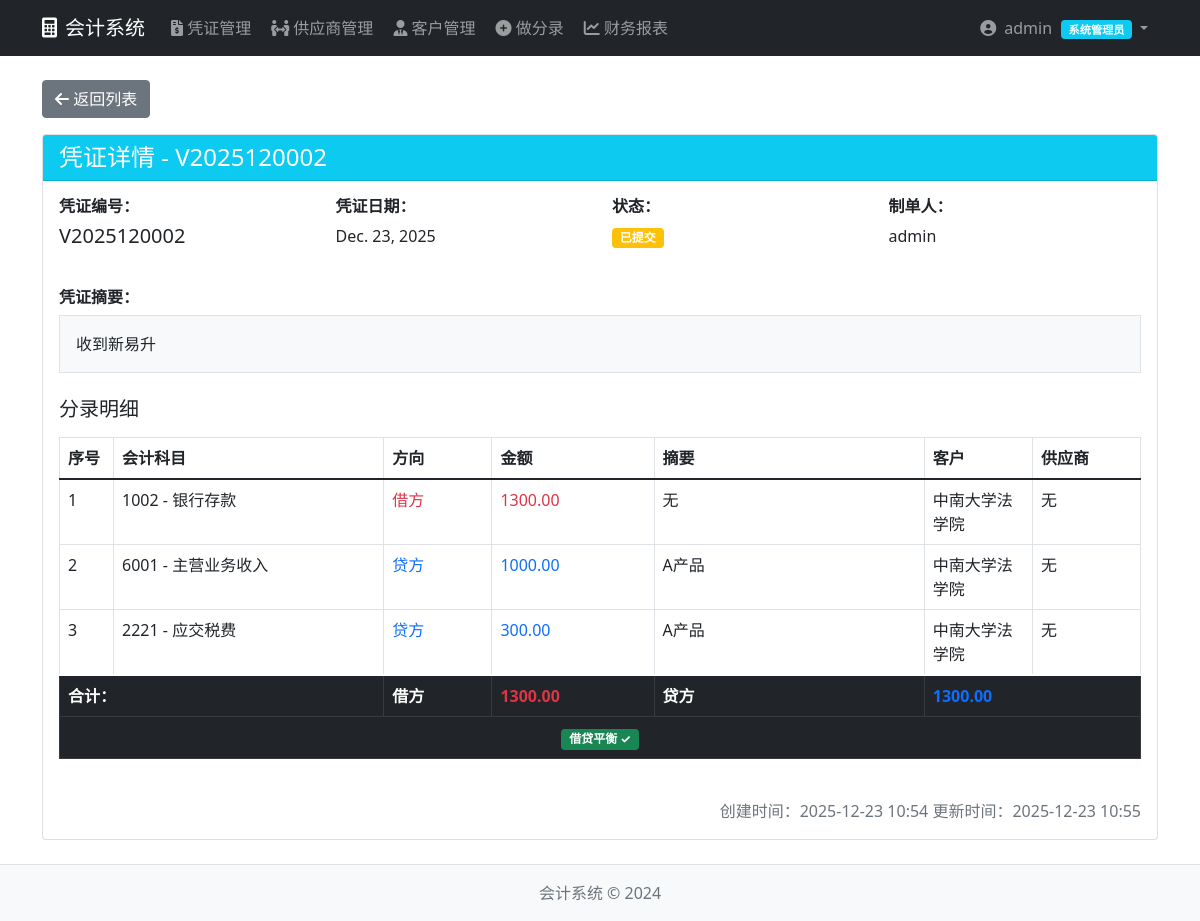
/finance/vouchers/V2025120002/ (signed in), run on the app's committed database.
### users_app/models.py (models this page shows, shortened)
class UserProfile(models.Model):
    user = models.OneToOneField(User, on_delete=models.CASCADE, related_name='profile', verbose_name="关联用户")
    role = models.ForeignKey(Role, on_delete=models.PROTECT, verbose_name="所属角色")
    department = models.CharField(max_length=50, verbose_name="所属部门")
    employee_id = models.CharField(max_length=20, unique=True, verbose_name="员工编号")
    phone = models.CharField(max_length=11, blank=True, null=True, verbose_name="联系电话")
    status = models.CharField(
        max_length=20,
        choices=[('ACTIVE', '启用'), ('INACTIVE', '停用')],
        default='ACTIVE',
        verbose_name="状态"
    )
    update_time = models.DateTimeField(auto_now=True, verbose_name="更新时间")
    class Meta:
        verbose_name = "用户扩展信息"
        verbose_name_plural = "用户扩展信息"
        ordering = ['employee_id']

class Role(models.Model):
    ROLE_TYPE_CHOICES = [
        ('ADMIN', '系统管理员'),
        ('GENERAL_ACCOUNTANT', '总账会计'),
        ('PURCHASE_ACCOUNTANT', '采购会计'),
        ('SALES_ACCOUNTANT', '销售会计'),
        ('CASHIER', '出纳'),
        ('ACCOUNTANT_SUPERVISOR', '会计主管'),
        ('EMPLOYEE', '普通员工'),
        ('HR_STAFF', '人事专员'),
    ]
    role_code = models.CharField(max_length=30, primary_key=True, verbose_name="角色编码")
    role_name = models.CharField(max_length=50, choices=ROLE_TYPE_CHOICES, unique=True, verbose_name="角色名称")
    role_desc = models.TextField(blank=True, null=True, verbose_name="角色描述")
    related_use_cases = models.TextField(blank=True, null=True, verbose_name="关联用例（编号）")
    create_time = models.DateTimeField(auto_now_add=True, verbose_name="创建时间")
    class Meta:
        verbose_name = "角色"
        verbose_name_plural = "角色"
        ordering = ['role_code']

### finance_app/models.py (models this page shows, shortened)
class Voucher(models.Model):
    STATUS_CHOICES = [
        ('DRAFT', '草稿'),
        ('SUBMITTED', '已提交'),
        ('AUDITED', '已审核'),
        ('POSTED', '已过账'),
    ]
    voucher_id = models.CharField(max_length=20, unique=True, verbose_name="凭证编号")
    voucher_date = models.DateField(default=timezone.now, verbose_name="凭证日期")
    description = models.TextField(verbose_name="摘要")
    total_debit = models.DecimalField(max_digits=15, decimal_places=2, default=0, verbose_name="借方总额")
    total_credit = models.DecimalField(max_digits=15, decimal_places=2, default=0, verbose_name="贷方总额")
    status = models.CharField(
        max_length=20,
        choices=STATUS_CHOICES,
        default='DRAFT',
        verbose_name="状态"
    )
    created_by = models.ForeignKey(
        'auth.User',
        on_delete=models.PROTECT,
        related_name='created_vouchers',
        verbose_name="制单人"
    )
    audited_by = models.ForeignKey(
        'auth.User',
        on_delete=models.SET_NULL,
        null=True,
        blank=True,
        related_name='audited_vouchers',
        verbose_name="审核人"
    )
    create_time = models.DateTimeField(auto_now_add=True, verbose_name="创建时间")
    update_time = models.DateTimeField(auto_now=True, verbose_name="更新时间")
    audit_time = models.DateTimeField(null=True, blank=True, verbose_name="审核时间")
    class Meta:
        db_table = 'vouchers'
        verbose_name = "会计凭证"
        verbose_name_plural = "会计凭证"
        ordering = ['-voucher_date', 'voucher_id']

class JournalEntry(models.Model):
    voucher = models.ForeignKey(
        Voucher,
        on_delete=models.CASCADE,
        related_name='entries',
        verbose_name="所属凭证"
    )
    account = models.ForeignKey(
        Account,
        on_delete=models.PROTECT,
        verbose_name="会计科目"
    )
    direction = models.CharField(
        max_length=10,
        choices=[('DEBIT', '借方'), ('CREDIT', '贷方')],
        verbose_name="方向"
    )
    amount = models.DecimalField(max_digits=15, decimal_places=2, verbose_name="金额")
    description = models.CharField(max_length=200, verbose_name="摘要", blank=True)
    customer = models.CharField(
        max_length=100,
        verbose_name="客户",
        blank=True,
        null=True
    )
    supplier = models.CharField(
        max_length=100,
        verbose_name="供应商",
        blank=True,
        null=True
    )
    create_time = models.DateTimeField(auto_now_add=True, verbose_name="创建时间")
    class Meta:
        db_table = 'journal_entries'
        verbose_name = "分录明细"
        verbose_name_plural = "分录明细"
        ordering = ['voucher', 'id']

class Account(models.Model):
    ACCOUNT_TYPE_CHOICES = [
        ('ASSET', '资产类'),
        ('LIABILITY', '负债类'),
        ('EQUITY', '所有者权益类'),
        ('COST', '成本类'),
        ('PROFIT', '损益类'),
    ]
    BALANCE_DIRECTION_CHOICES = [
        ('DEBIT', '借方'),
        ('CREDIT', '贷方'),
    ]
    STATUS_CHOICES = [
        ('ACTIVE', '启用'),
        ('INACTIVE', '停用'),
    ]
    account_code = models.CharField(max_length=20, primary_key=True, verbose_name="科目代码")
    account_name = models.CharField(max_length=100, null=False, blank=False, verbose_name="科目名称")
    account_type = models.CharField(
        max_length=20,
        choices=ACCOUNT_TYPE_CHOICES,
        null=False,
        blank=False,
        verbose_name="科目类型"
    )
    parent_account = models.ForeignKey(
        'self',
        on_delete=models.SET_NULL,
        null=True,
        blank=True,
        related_name='child_accounts',
        verbose_name="父级科目"
    )
    balance_direction = models.CharField(
        max_length=10,
        choices=BALANCE_DIRECTION_CHOICES,
        null=False,
        blank=False,
        verbose_name="余额方向"
    )
    status = models.CharField(
        max_length=20,
        choices=STATUS_CHOICES,
        null=False,
        blank=False,
        default='ACTIVE',
        verbose_name="状态"
    )
    create_time = models.DateTimeField(auto_now_add=True, verbose_name="创建时间")
    update_time = models.DateTimeField(auto_now=True, verbose_name="更新时间")
    class Meta:
        db_table = 'accounts'  # 显式指定数据库表名，与你的表名一致
        verbose_name = "会计科目"
        verbose_name_plural = "会计科目"
        ordering = ['account_code']  # 按科目代码排序

### finance_app/views.py (the view, shortened to what this page needs)
        def _wrapped_view(request, *args, **kwargs):
            if not request.user.is_authenticated:
                return redirect('users:login')
            if request.user.username == 'admin':
                return view_func(request, *args, **kwargs)

### finance_app/templates/finance_app/voucher_detail.html (shortened to what this page needs)
{% extends 'base.html' %}
{% load static %}
{% block content %}
<div class="container mt-4">
    <div class="mb-3">
        <a href="{% url 'finance_app:voucher_list' %}" class="btn btn-secondary">
            <i class="fas fa-arrow-left"></i> 返回列表
        </a>
    </div>
    <div class="card">
        <div class="card-header bg-info text-white">
            <h4 class="mb-0">{{ title }}</h4>
        </div>
        <div class="card-body">
            <div class="row mb-4">
                <div class="col-md-3">
                    <h6><strong>凭证编号：</strong></h6>
                    <p class="h5">{{ voucher.voucher_id }}</p>
                </div>
                <div class="col-md-3">
                    <h6><strong>凭证日期：</strong></h6>
                    <p>{{ voucher.voucher_date }}</p>
                </div>
                <div class="col-md-3">
                    <h6><strong>状态：</strong></h6>
                    <p>
                        {% if voucher.status == 'DRAFT' %}
                        <span class="badge bg-secondary">草稿</span>
                        {% elif voucher.status == 'SUBMITTED' %}
                        <span class="badge bg-warning">已提交</span>
                        {% elif voucher.status == 'AUDITED' %}
                        <span class="badge bg-success">已审核</span>
                        {% elif voucher.status == 'POSTED' %}
                        <span class="badge bg-primary">已过账</span>
                        {% endif %}
                    </p>
                </div>
                <div class="col-md-3">
                    <h6><strong>制单人：</strong></h6>
                    <p>{{ voucher.created_by.username }}</p>
                </div>
            </div>
            <div class="mb-4">
                <h6><strong>凭证摘要：</strong></h6>
                <p class="border p-3 bg-light">{{ voucher.description }}</p>
            </div>
            <h5 class="mb-3">分录明细</h5>
            <div class="table-responsive mb-4">
                <table class="table table-bordered table-hover">
                    <thead class="thead-light">
                        <tr>
                            <th width="5%">序号</th>
                            <th width="25%">会计科目</th>
                            <th width="10%">方向</th>
                            <th width="15%">金额</th>
                            <th width="25%">摘要</th>
                            <th width="10%">客户</th>
                            <th width="10%">供应商</th>
                        </tr>
                    </thead>
                    <tbody>
                        {% for entry in entries %}
                        <tr>
                            <td>{{ forloop.counter }}</td>
                            <td>{{ entry.account.account_code }} - {{ entry.account.account_name }}</td>
                            <td>
                                {% if entry.direction == 'DEBIT' %}
                                <span class="text-danger">借方</span>
                                {% else %}
                                <span class="text-primary">贷方</span>
                                {% endif %}
                            </td>
                            <td class="{% if entry.direction == 'DEBIT' %}text-danger{% else %}text-primary{% endif %}">
                                {{ entry.amount }}
                            </td>
                            <td>{{ entry.description|default:"-" }}</td>
                            <td>{{ entry.customer|default:"-" }}</td>
                            <td>{{ entry.supplier|default:"-" }}</td>
                        </tr>
                        {% empty %}
                        <tr>
                            <td colspan="7" class="text-center text-muted">暂无分录</td>
                        </tr>
                        {% endfor %}
                    </tbody>
                    <tfoot class="table-dark">
                        <tr>
                            <td colspan="2" class="text-right"><strong>合计：</strong></td>
                            <td><strong>借方</strong></td>
                            <td class="text-danger"><strong>{{ voucher.total_debit }}</strong></td>
                            <td><strong>贷方</strong></td>
                            <td class="text-primary" colspan="2"><strong>{{ voucher.total_credit }}</strong></td>
                        </tr>
                        <tr>
                            <td colspan="7" class="text-center">
                                {% if voucher.total_debit == voucher.total_credit %}
                                <span class="badge bg-success">借贷平衡 ✓</span>
                                {% else %}
                                <span class="badge bg-danger">借贷不平衡 ✗</span>
                                {% endif %}
                            </td>
                        </tr>
                    </tfoot>
                </table>
            </div>
            <div class="d-flex justify-content-between">
                <div>
                    <span class="text-muted mr-3">
                        创建时间：{{ voucher.create_time|date:"Y-m-d H:i" }}
                    </span>
                    {% if voucher.update_time %}
                    <span class="text-muted">
                        更新时间：{{ voucher.update_time|date:"Y-m-d H:i" }}
                    </span>
                    {% endif %}
                </div>
            </div>
        </div>
    </div>
</div>
{% endblock %}

### templates/base.html (shortened to what this page needs)
<!DOCTYPE html>
<html lang="zh-CN">
<head>
    <link href="https://cdn.jsdelivr.net/npm/bootstrap@5.1.3/dist/css/bootstrap.min.css" rel="stylesheet">
    <link rel="stylesheet" href="https://cdnjs.cloudflare.com/ajax/libs/font-awesome/6.0.0/css/all.min.css">
</head>
<body>
    <nav class="navbar navbar-expand-lg navbar-dark bg-dark">
        <div class="container">
            <a class="navbar-brand" href="{% url 'users:home' %}">
                <i class="fas fa-calculator me-2"></i>会计系统
            </a>
            <div class="collapse navbar-collapse" id="navbarNav">
                <ul class="navbar-nav me-auto">
                    {% if user.is_authenticated %}
                        {% with role_code=user.profile.role.role_code %}
                        {% if user.username == 'admin' or role_code in "GENERAL_ACCOUNTANT,PURCHASE_ACCOUNTANT,SALES_ACCOUNTANT,ACCOUNTANT_SUPERVISOR,CASHIER" %}
                        <li class="nav-item">
                            <a class="nav-link" href="{% url 'finance_app:voucher_list' %}">
                                <i class="fas fa-file-invoice-dollar"></i> 凭证管理
                            </a>
                        </li>
                        {% endif %}
                        {% if user.username == 'admin' or role_code in "PURCHASE_ACCOUNTANT,ACCOUNTANT_SUPERVISOR" %}
                        <li class="nav-item">
                            <a class="nav-link" href="{% url 'finance_app:supplier_list' %}">
                                <i class="fas fa-people-arrows"></i> 供应商管理
                            </a>
                        </li>
                        {% endif %}
                        {% if user.username == 'admin' or role_code in "SALES_ACCOUNTANT,ACCOUNTANT_SUPERVISOR" %}
                        <li class="nav-item">
                            <a class="nav-link" href="{% url 'finance_app:customer_list' %}">
                                <i class="fas fa-user-tie"></i> 客户管理
                            </a>
                        </li>
                        {% endif %}
                        {% if user.username == 'admin' or role_code in "GENERAL_ACCOUNTANT,PURCHASE_ACCOUNTANT,SALES_ACCOUNTANT,ACCOUNTANT_SUPERVISOR,CASHIER" %}
                        <li class="nav-item">
                            <a class="nav-link" href="{% url 'finance_app:voucher_create' %}">
                                <i class="fas fa-plus-circle"></i> 做分录
                            </a>
                        </li>
                        {% endif %}
                        {% if user.username == 'admin' or role_code in "GENERAL_ACCOUNTANT,PURCHASE_ACCOUNTANT,SALES_ACCOUNTANT,ACCOUNTANT_SUPERVISOR,CASHIER" %}
                        <li class="nav-item">
                            <a class="nav-link" href="{% url 'finance_app:report_home' %}">
                                <i class="fas fa-chart-line"></i> 财务报表
                            </a>
                        </li>
                        {% endif %}
                        {% endwith %}
                    {% endif %}
                </ul>
                <ul class="navbar-nav">
                    {% if user.is_authenticated %}
                    <li class="nav-item dropdown">
                        <a class="nav-link dropdown-toggle" href="#" id="userDropdown" role="button" data-bs-toggle="dropdown">
                            <i class="fas fa-user-circle"></i>
                            <span class="ms-1">{{ user.username }}</span>
                            <span class="user-role-badge badge bg-info">
                                {{ user.profile.role.get_role_name_display|default:"未分配" }}
                            </span>
                        </a>
                    </li>
                    {% else %}
                    <li class="nav-item">
                        <a class="nav-link" href="{% url 'users:login' %}">
                            <i class="fas fa-sign-in-alt"></i> 登录
                        </a>
                    </li>
                    {% endif %}
                </ul>
            </div>
        </div>
    </nav>
    <main>
        {% block content %}{% endblock %}
    </main>
    <footer class="bg-light py-3 mt-4 border-top">
        <div class="container text-center">
            <span class="text-muted">会计系统 &copy; 2024</span>
        </div>
    </footer>
</body>
</html>

### data on the page
Voucher: voucher_id "V2025120002", voucher_date "Dec. 23, 2025", created_by.username "admin", description "收到新易升", total_debit "1300.00", total_credit "1300.00", create_time "2025-12-23 10:54", update_time "2025-12-23 10:55"
JournalEntry: account.account_code "1002", account.account_name "银行存款", direction "借方", amount "1300.00", description "无", customer "中南大学法学院", supplier "无"
JournalEntry: account.account_code "6001", account.account_name "主营业务收入", direction "贷方", amount "1000.00", description "A产品", customer "中南大学法学院", supplier "无"
JournalEntry: account.account_code "2221", account.account_name "应交税费", direction "贷方", amount "300.00", description "A产品", customer "中南大学法学院", supplier "无"

### other printed values
{{ user.username }} "admin"
{{ user.profile.role.get_role_name_display|default:"未分配" }} "系统管理员"
{{ title }} "凭证详情 - V2025120002"
